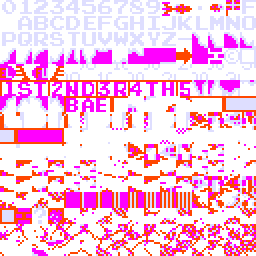
#> input picture data/characters_color_0.png, 128 x 128 px (shown 2 times larger); its folder holds 5 pictures in this run
$ python preview_palette_attributes.py
#> lines starting #> are read from the running program, lines starting #| are printed output that depends on the picture
"""Generate a ROM-asset-based comparison of Scramble's colour attribute rows.

This uses prepared character PNGs, not pygame or Z80 hardware emulation.
"""
from pathlib import Path
import sys
from PIL import Image, ImageDraw, ImageFont
sys.path.insert(0, str(Path(__file__).resolve().parents[1]))
from scramble_palette import column_colour, character_colour, MISSION_COMPLETE_ATTRIBUTES
from scramble_hud import character_xy, fuel_codes

ROOT=Path(__file__).resolve().parents[1]
DATA=ROOT/'data'
ATLAS=[Image.open(DATA/f'characters_color_{i}.png').convert('RGBA') for i in range(8)]
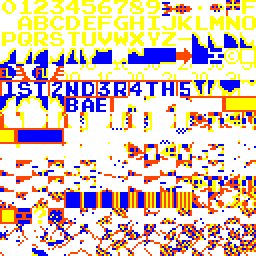
#> input picture data/characters_color_1.png, 128 x 128 px (shown 2 times larger)
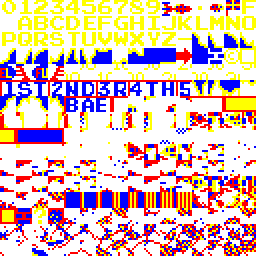
#> input picture data/characters_color_2.png, 128 x 128 px (shown 2 times larger)
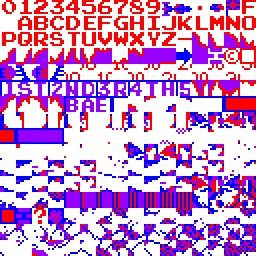
#> input picture data/characters_color_3.png, 128 x 128 px (shown 2 times larger)
#> (the run stopped early here; a loop or call above may not have finished)
